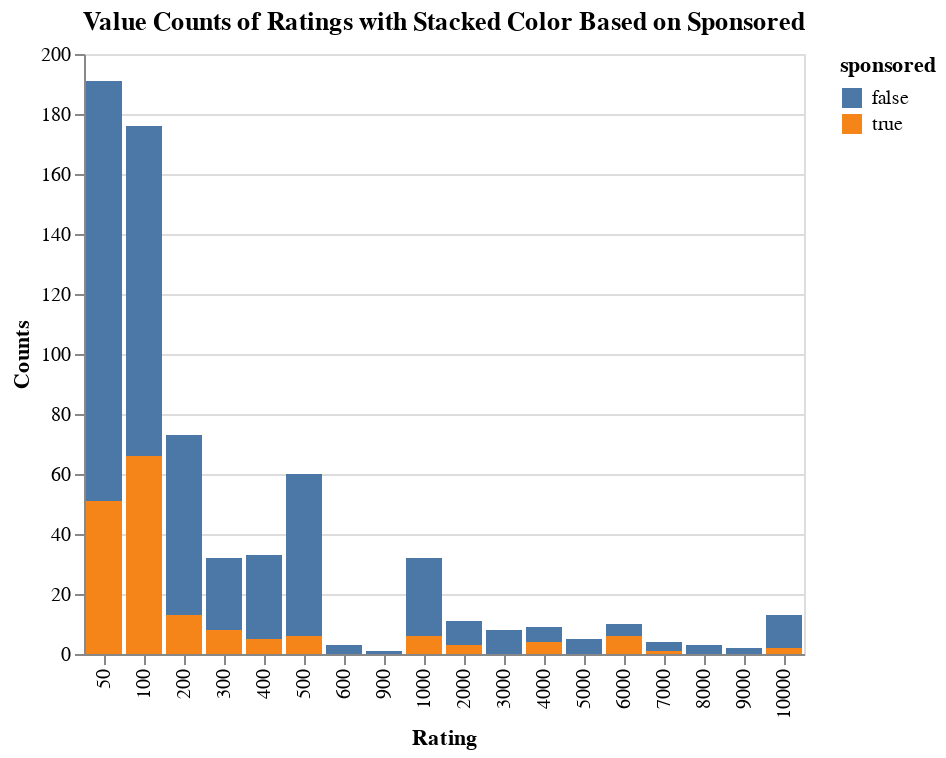

The cell this chart's notebook holds for it:
### Code cell
rating_counts = df.groupby(['Sales', 'sponsored']).size().reset_index(name='counts')

# Create the Altair stacked bar chart
chart = alt.Chart(rating_counts).mark_bar().encode(
    x=alt.X('Sales:O', title='Rating'),
    y=alt.Y('sum(counts):Q', title='Counts'),
    color='sponsored:N'
).properties(
    title='Value Counts of Ratings with Stacked Color Based on Sponsored'
)

chart

### Figure 1 — Vega-Lite specification as saved in the notebook (floating-point values rounded to 4 significant figures)
{"config": {"view": {"continuousWidth": 300, "continuousHeight": 300}}, "data": {"name": "data-49c13666f2c78b4626ecef7d340781ac"}, "mark": {"type": "bar"}, "encoding": {"color": {"field": "sponsored", "type": "nominal"}, "x": {"field": "Sales", "title": "Rating", "type": "ordinal"}, "y": {"aggregate": "sum", "field": "counts", "title": "Counts", "type": "quantitative"}}, "title": "Value Counts of Ratings with Stacked Color Based on Sponsored", "$schema": "https://vega.github.io/schema/vega-lite/v5.17.0.json", "datasets": {"data-49c13666f2c78b4626ecef7d340781ac": [{"Sales": 50.0, "sponsored": false, "counts": 140}, {"Sales": 50.0, "sponsored": true, "counts": 51}, {"Sales": 100.0, "sponsored": false, "counts": 110}, {"Sales": 100.0, "sponsored": true, "counts": 66}, {"Sales": 200.0, "sponsored": false, "counts": 60}, {"Sales": 200.0, "sponsored": true, "counts": 13}, {"Sales": 300.0, "sponsored": false, "counts": 24}, {"Sales": 300.0, "sponsored": true, "counts": 8}, {"Sales": 400.0, "sponsored": false, "counts": 28}, {"Sales": 400.0, "sponsored": true, "counts": 5}, {"Sales": 500.0, "sponsored": false, "counts": 54}, {"Sales": 500.0, "sponsored": true, "counts": 6}, {"Sales": 600.0, "sponsored": false, "counts": 3}, {"Sales": 900.0, "sponsored": false, "counts": 1}, {"Sales": 1000.0, "sponsored": false, "counts": 26}, {"Sales": 1000.0, "sponsored": true, "counts": 6}, {"Sales": 2000.0, "sponsored": false, "counts": 8}, {"Sales": 2000.0, "sponsored": true, "counts": 3}, {"Sales": 3000.0, "sponsored": false, "counts": 8}, {"Sales": 4000.0, "sponsored": false, "counts": 5}, {"Sales": 4000.0, "sponsored": true, "counts": 4}, {"Sales": 5000.0, "sponsored": false, "counts": 5}, {"Sales": 6000.0, "sponsored": false, "counts": 4}, {"Sales": 6000.0, "sponsored": true, "counts": 6}, {"Sales": 7000.0, "sponsored": false, "counts": 3}, {"Sales": 7000.0, "sponsored": true, "counts": 1}, {"Sales": 8000.0, "sponsored": false, "counts": 3}, {"Sales": 9000.0, "sponsored": false, "counts": 2}, {"Sales": 10000.0, "sponsored": false, "counts": 11}, {"Sales": 10000.0, "sponsored": true, "counts": 2}]}}
